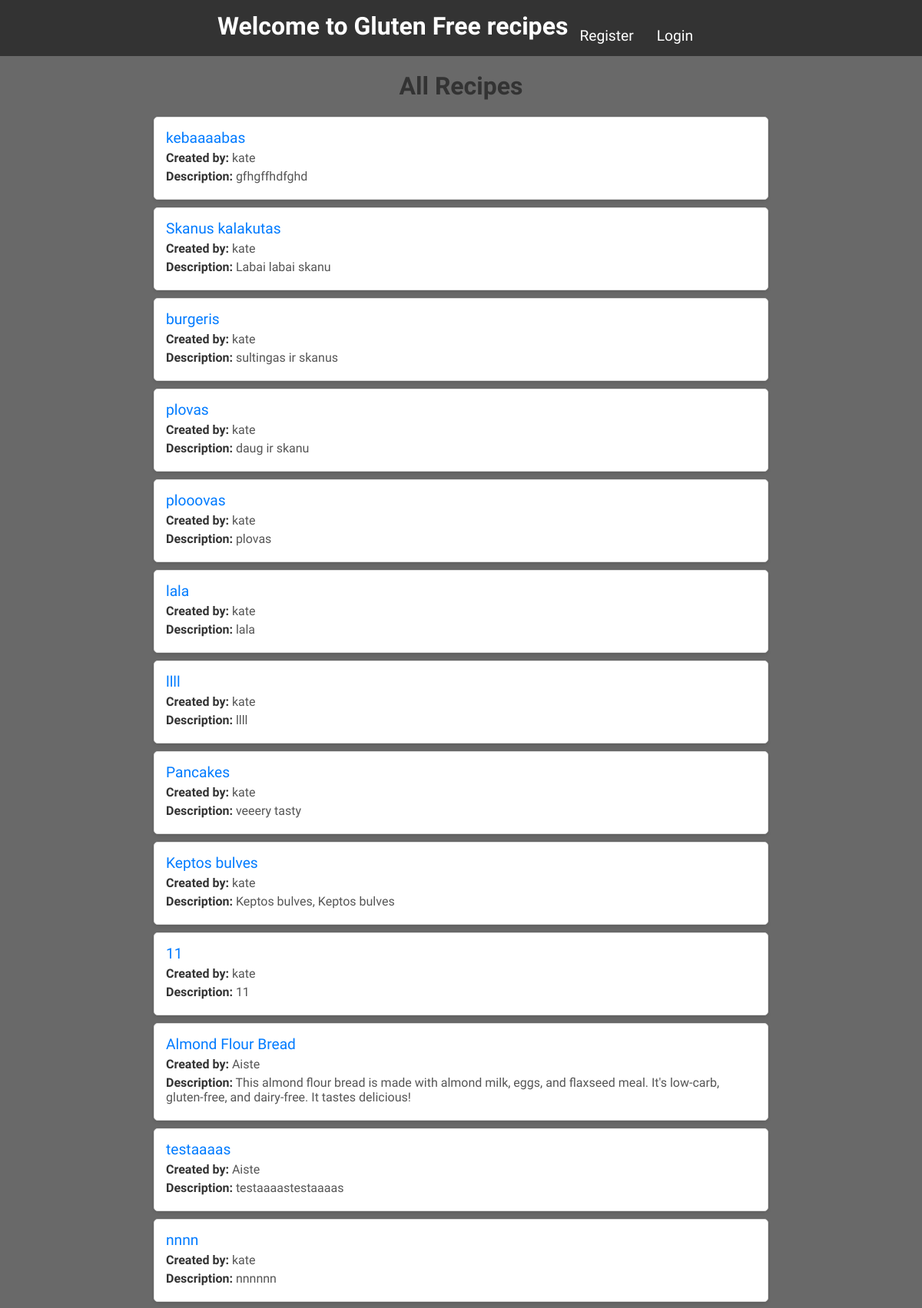
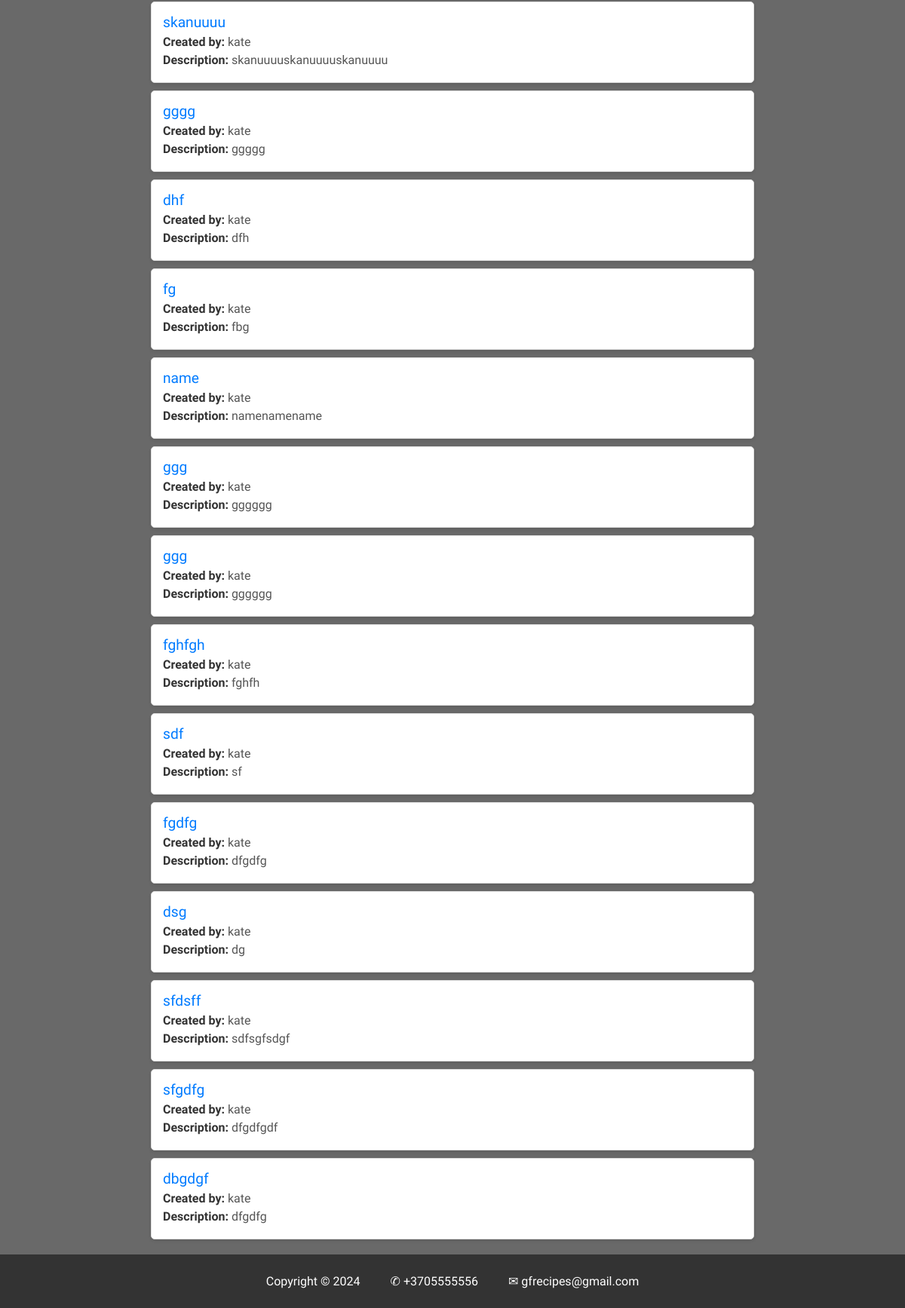
The app's page /allrecipes with its own data (2 pictures, top to bottom).
### app.py (models this page shows)
class Recipe(db.Model):
    __tablename__ = 'recipes'
    id = db.Column(db.Integer, primary_key=True)
    name = db.Column(db.String(100), nullable=False)
    description = db.Column(db.Text(500), nullable=False)
    prep_time = db.Column(db.Integer, nullable=False)
    servings = db.Column(db.Integer, nullable=False)
    cook_time = db.Column(db.Integer, nullable=False)
    instructions = db.Column(db.Text(1000), nullable=False)
    user_id = db.Column(db.Integer, db.ForeignKey('user.id'))
    user = db.relationship('User',backref='recipes', lazy=True)
    calories = db.Column(db.Float, default=0)
    protein = db.Column(db.Float, default=0)
    carbohydrates = db.Column(db.Float, default=0)
    fat = db.Column(db.Float, default=0)

class User(db.Model, UserMixin):
    id = db.Column(db.Integer, primary_key=True)
    username = db.Column(db.String(20), unique=True, nullable=False)
    email = db.Column(db.String(120), unique=True, nullable=False)
    password = db.Column(db.String(50), unique=True, nullable=False)

### app.py (the view)
@app.route('/allrecipes', methods=['GET'])
def all_recipes():
    all_recipes = Recipe.query.filter_by(user_id=User.id)
    return render_template('all_recipes.html', all_recipes=all_recipes)

### templates/all_recipes.html
{% extends "base.html" %}
{% block content %}
<h1 id="all_recipes">All Recipes</h1>
<ul id="all_rec_list">
    {% for recipe in all_recipes %}
        <li>
            <a href="{{ url_for('view_recipe', recipe_id=recipe.id) }}">{{ recipe.name }}</a>
            <p><strong>Created by:</strong> {{ recipe.user.username}}</p>
            <p><strong>Description:</strong> {{ recipe.description }}</p>
        </li>
    {% endfor %}
</ul>
{% endblock %}

### static/style.css (style rules this page uses)
html { scroll-behavior: smooth ; }
body { margin: 0; padding: 0; font-family: "Exo 2", sans-serif; font-optical-sizing: auto; font-weight: weight; font-style: normal; color: black; opacity: 100%; }

### static/style-recipes.css (style rules this page uses)
body { margin: 0; padding: 0; font-family: "Exo 2", sans-serif; font-optical-sizing: auto; font-weight: weight; font-style: normal; background-color: #696969; }

### static/my_recipe.css (style rules this page uses)
h1#all_recipes { text-align: center; color: #333; margin-top: 20px; }
ul#all_rec_list { list-style-type: none; padding: 0; max-width: 800px; margin: 20px auto; }
ul#all_rec_list li { background-color: #fff; margin: 10px 0; padding: 15px; border: 1px solid #ddd; border-radius: 5px; box-shadow: 0 2px 4px rgba(0,0,0,0.1); }
ul#all_rec_list li a { text-decoration: none; color: #007BFF; font-size: 1.2em; }
ul#all_rec_list li p { margin: 5px 0; color: #555; }
ul#all_rec_list li p strong { color: #333; }

### records on screen
Recipe: name "kebaaaabas", user.username "kate", description "gfhgffhdfghd"
Recipe: name "Skanus kalakutas", user.username "kate", description "Labai labai skanu"
Recipe: name "burgeris", user.username "kate", description "sultingas ir skanus"
Recipe: name "plovas", user.username "kate", description "daug ir skanu"
Recipe: name "plooovas", user.username "kate", description "plovas"
Recipe: name "lala", user.username "kate", description "lala"
Recipe: name "llll", user.username "kate", description "llll"
Recipe: name "Pancakes", user.username "kate", description "veeery tasty"
Recipe: name "Keptos bulves", user.username "kate", description "Keptos bulves, Keptos bulves"
Recipe: name "11", user.username "kate", description "11"
Recipe: name "Almond Flour Bread", user.username "Aiste", description "This almond flour bread is made with almond milk, eggs, and flaxseed meal. It's low-carb, gluten-free, and dairy-free. It tastes delicious!"
Recipe: name "testaaaas", user.username "Aiste", description "testaaaastestaaaas"
Recipe: name "nnnn", user.username "kate", description "nnnnnn"
Recipe: name "skanuuuu", user.username "kate", description "skanuuuuskanuuuuskanuuuu"
Recipe: name "gggg", user.username "kate", description "ggggg"
Recipe: name "dhf", user.username "kate", description "dfh"
Recipe: name "fg", user.username "kate", description "fbg"
Recipe: name "name", user.username "kate", description "namenamename"
Recipe: name "ggg", user.username "kate", description "gggggg"
Recipe: name "ggg", user.username "kate", description "gggggg"
Recipe: name "fghfgh", user.username "kate", description "fghfh"
Recipe: name "sdf", user.username "kate", description "sf"
Recipe: name "fgdfg", user.username "kate", description "dfgdfg"
Recipe: name "dsg", user.username "kate", description "dg"
Recipe: name "sfdsff", user.username "kate", description "sdfsgfsdgf"
Recipe: name "sfgdfg", user.username "kate", description "dfgdfgdf"
Recipe: name "dbgdgf", user.username "kate", description "dfgdfg"
